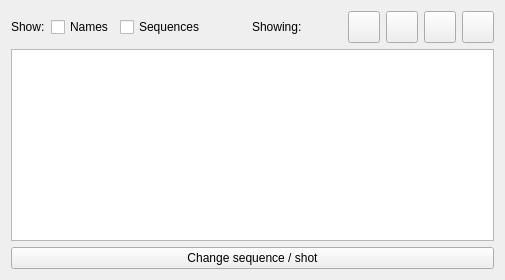
                 <widget class="QFrame" name="referenceListWidget">
                  <property name="frameShape">
                   <enum>QFrame::NoFrame</enum>
                  </property>
                  <property name="frameShadow">
                   <enum>QFrame::Raised</enum>
                  </property>
                  <layout class="QVBoxLayout" name="verticalLayout_33">
                   <item>
                    <widget class="QFrame" name="changeThumbnailSizeFrame">
                     <property name="frameShape">
                      <enum>QFrame::NoFrame</enum>
                     </property>
                     <property name="frameShadow">
                      <enum>QFrame::Raised</enum>
                     </property>
                     <layout class="QHBoxLayout" name="horizontalLayout_38">
                      <property name="margin">
                       <number>0</number>
                      </property>
                      <item>
                       <widget class="QLabel" name="refShowLbl">
                        <property name="text">
                         <string>Show:</string>
                        </property>
                       </widget>
                      </item>
                      <item>
                       <widget class="QCheckBox" name="refShowNamesCheckBox">
                        <property name="text">
                         <string>Names</string>
                        </property>
                        <property name="checked">
                         <bool>false</bool>
                        </property>
                       </widget>
                      </item>
                      <item>
                       <widget class="QCheckBox" name="refShowSequencesCheckBox">
                        <property name="text">
                         <string>Sequences</string>
                        </property>
                        <property name="checked">
                         <bool>false</bool>
                        </property>
                       </widget>
                      </item>
                      <item>
                       <spacer name="horizontalSpacer_4">
                        <property name="orientation">
                         <enum>Qt::Horizontal</enum>
                        </property>
                        <property name="sizeHint" stdset="0">
                         <size>
                          <width>40</width>
                          <height>20</height>
                         </size>
                        </property>
                       </spacer>
                      </item>
                      <item>
                       <widget class="QLabel" name="nbrOfRefLoadedLbl">
                        <property name="text">
                         <string>Showing:</string>
                        </property>
                       </widget>
                      </item>
                      <item>
                       <spacer name="horizontalSpacer_2">
                        <property name="orientation">
                         <enum>Qt::Horizontal</enum>
                        </property>
                        <property name="sizeHint" stdset="0">
                         <size>
                          <width>40</width>
                          <height>20</height>
                         </size>
                        </property>
                       </spacer>
                      </item>
                      <item>
                       <widget class="QPushButton" name="biggerRefPushButton_01">
                        <property name="minimumSize">
                         <size>
                          <width>32</width>
                          <height>32</height>
                         </size>
                        </property>
                        <property name="maximumSize">
                         <size>
                          <width>32</width>
                          <height>32</height>
                         </size>
                        </property>
                        <property name="text">
                         <string/>
                        </property>
                       </widget>
                      </item>
                      <item>
                       <widget class="QPushButton" name="biggerRefPushButton_02">
                        <property name="minimumSize">
                         <size>
                          <width>32</width>
                          <height>32</height>
                         </size>
                        </property>
                        <property name="maximumSize">
                         <size>
                          <width>32</width>
                          <height>32</height>
                         </size>
                        </property>
                        <property name="text">
                         <string/>
                        </property>
                       </widget>
                      </item>
                      <item>
                       <widget class="QPushButton" name="biggerRefPushButton_03">
                        <property name="minimumSize">
                         <size>
                          <width>32</width>
                          <height>32</height>
                         </size>
                        </property>
                        <property name="maximumSize">
                         <size>
                          <width>32</width>
                          <height>32</height>
                         </size>
                        </property>
                        <property name="text">
                         <string/>
                        </property>
                       </widget>
                      </item>
                      <item>
                       <widget class="QPushButton" name="biggerRefPushButton_04">
                        <property name="minimumSize">
                         <size>
                          <width>32</width>
                          <height>32</height>
                         </size>
                        </property>
                        <property name="maximumSize">
                         <size>
                          <width>32</width>
                          <height>32</height>
                         </size>
                        </property>
                        <property name="text">
                         <string/>
                        </property>
                       </widget>
                      </item>
                     </layout>
                    </widget>
                   </item>
                   <item>
                    <widget class="ThibListWidget" name="referenceThumbListWidget">
                     <property name="toolTip">
                      <string>&lt;html&gt;&lt;head/&gt;&lt;body&gt;&lt;p&gt;&lt;span style=&quot; font-weight:600;&quot;&gt;Double click&lt;/span&gt; on a thumbnail to &lt;span style=&quot; font-weight:600;&quot;&gt;open&lt;/span&gt; it with windows picture viewer.&lt;/p&gt;&lt;p&gt;&lt;span style=&quot; font-weight:600;&quot;&gt;ALT + double click&lt;/span&gt; on a thumbnail to open the &lt;span style=&quot; font-weight:600;&quot;&gt;comments&lt;/span&gt; dialog.&lt;/p&gt;&lt;p&gt;Select a thumbnail and hit &lt;span style=&quot; font-weight:600;&quot;&gt;F2&lt;/span&gt; to &lt;span style=&quot; font-weight:600;&quot;&gt;rename&lt;/span&gt; a reference.&lt;/p&gt;&lt;p&gt;&lt;br/&gt;&lt;/p&gt;&lt;p&gt;Use &lt;span style=&quot; font-weight:600;&quot;&gt;CTRL&lt;/span&gt; to scroll &lt;span style=&quot; font-weight:600;&quot;&gt;slowly&lt;/span&gt;&lt;/p&gt;&lt;p&gt;Use &lt;span style=&quot; font-weight:600;&quot;&gt;SHIFT&lt;/span&gt; to scroll &lt;span style=&quot; font-weight:600;&quot;&gt;fast&lt;/span&gt;&lt;/p&gt;&lt;p&gt;Use &lt;span style=&quot; font-weight:600;&quot;&gt;CTRL + SHIF&lt;/span&gt;T to scroll &lt;span style=&quot; font-weight:600;&quot;&gt;very fast&lt;/span&gt;&lt;/p&gt;&lt;/body&gt;&lt;/html&gt;</string>
                     </property>
                     <property name="selectionMode">
                      <enum>QAbstractItemView::ExtendedSelection</enum>
                     </property>
                     <property name="iconSize">
                      <size>
                       <width>256</width>
                       <height>256</height>
                      </size>
                     </property>
                     <property name="verticalScrollMode">
                      <enum>QAbstractItemView::ScrollPerPixel</enum>
                     </property>
                     <property name="horizontalScrollMode">
                      <enum>QAbstractItemView::ScrollPerPixel</enum>
                     </property>
                     <property name="resizeMode">
                      <enum>QListView::Adjust</enum>
                     </property>
                     <property name="viewMode">
                      <enum>QListView::IconMode</enum>
                     </property>
                    </widget>
                   </item>
                   <item>
                    <widget class="QPushButton" name="changeRefSeqShotBtn">
                     <property name="text">
                      <string>Change sequence / shot</string>
                     </property>
                    </widget>
                   </item>
                  </layout>
                 </widget>
